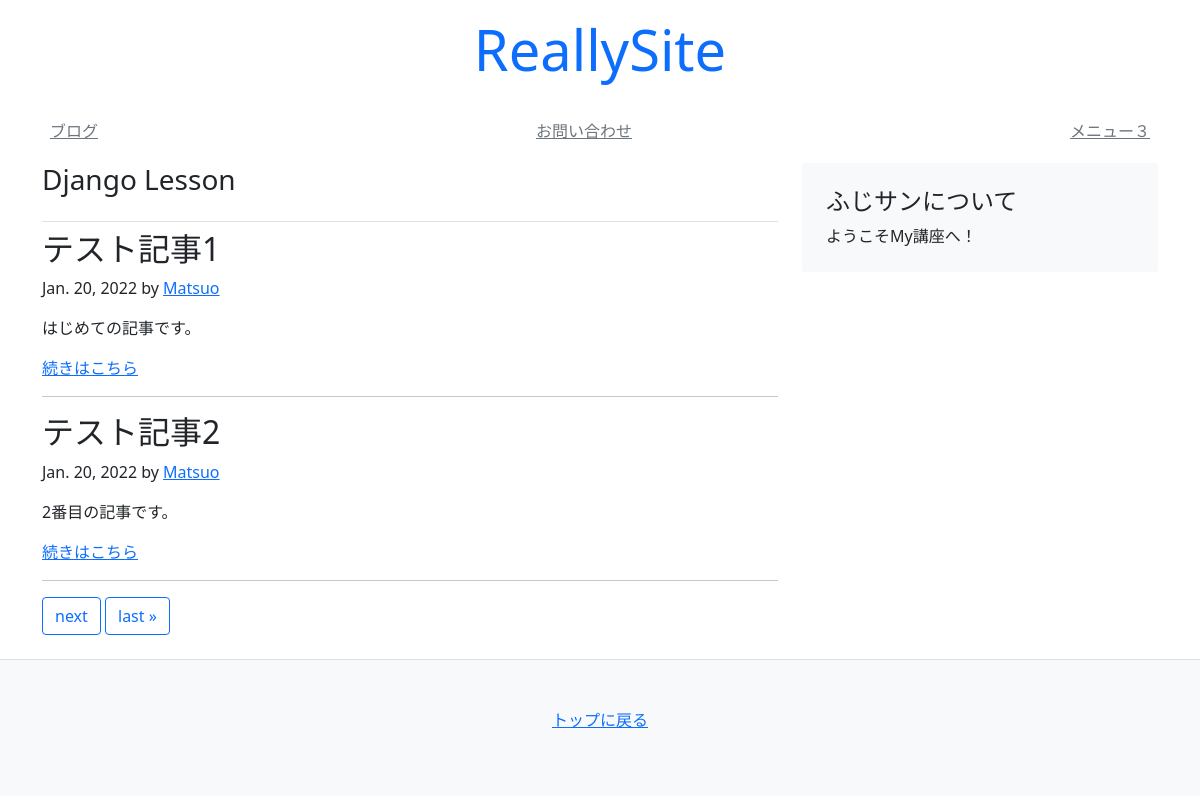
Screenshot of /blog/ with the database file from the repository.
### blog/models.py (models this page shows)
class Article(models.Model):
    title = models.CharField(default='', max_length=30)
    text = models.TextField(default='')
    author = models.CharField(default='', max_length=30)
    created_at = models.DateField(auto_now_add=True)
    updated_at = models.DateField(auto_now=True)

### blog/views.py (the view)
# urls.py: path('', views.index),
def index(request):
    objs = Article.objects.all()
    paginator = Paginator(objs, 2)  # 1ページに表示する記事数 2
    page_number = request.GET.get('page')
    context = {
        'page_obj': paginator.get_page(page_number),
        'page_number': page_number,
    }
    return render(request, 'blog/blogs.html', context)

### templates/blog/blogs.html (shortened to what this page needs)
<!DOCTYPE html>
<html lang="ja">
<head>
</head>
<body>
{% extends 'mysite/base.html' %}
{% block content %}
<main class="container">
    <div class="row">
        <div class="col-md-8">
            <h3 class="pb-4 font-italic border-bottom">
                Django Lesson
            </h3>
            {% for obj in page_obj %}
            <div class="blog-post">
                <h2 class="blog-post-title">{{ obj.title }}</h2>
                <p class="blog-post-meta">{{ obj.created_at }} by
                    <a href="#">{{ obj.author }} </a>
                <p> {{ obj.text }}</p>
                <a href="/blog/{{ obj.id }}" class="">続きはこちら</a>
            </div>
            <hr>
            {% endfor %}
            {% include 'mysite/snippets/pagination.html' %}
        </div>
        <aside class="col-md-4">
            <div class="p-4 mb-3 bg-light rounded">
                <h4 class="font-italic">
                    ふじサンについて
                </h4>
                <p class="mb-0">ようこそMy講座へ！</p>
            </div>
        </aside>
    </div>
</main>
{% endblock %}

### rows the page displays
Article: title "テスト記事1", created_at "Jan. 20, 2022", author "Matsuo", text "はじめての記事です。"
Article: title "テスト記事2", created_at "Jan. 20, 2022", author "Matsuo", text "2番目の記事です。"
